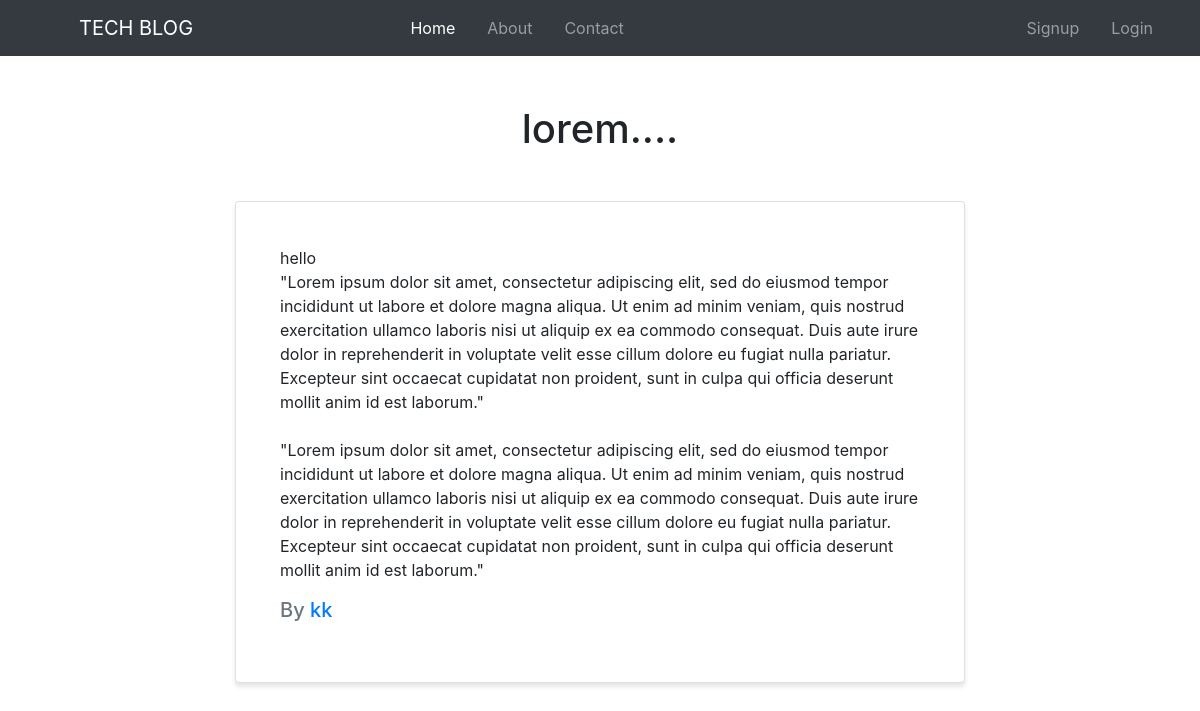
Page /blog/1/ on the committed database.
### blog/models.py (models this page shows, shortened)
class Blog(models.Model):
    title = models.CharField(max_length=200)
    cont = models.TextField()
    author = models.ForeignKey(Author, on_delete=models.CASCADE, related_name='blogs')

class Author(models.Model):
    user = models.OneToOneField(User, on_delete=models.CASCADE)
    name = models.CharField(max_length=100)
    email = models.EmailField(unique=True)

### blog/views.py (the view)
# urls.py: path('blog/<int:pk>/', views.blog_detail, name='blog_detail'),
def blog_detail(request, pk):
    blog = get_object_or_404(Blog, pk=pk)
    return render(request, 'blog/single_blog.html', {'blog': blog})

### blog/templates/blog/single_blog.html (shortened to what this page needs)
{% extends 'blog/base.html' %}
{% load static %}
{% block content %}
<div class="container">
    <h1 class="text-center mt-5">{{ blog.title }}</h1>
    <div class="row justify-content-center mt-5">
        <div class="col-md-8">
            <div class="card mb-2 p-4" style="box-shadow: 0 4px 4px rgba(0, 0, 0, 0.1);">
                <div class="card-body">
                    <p class="card-text">{{ blog.cont|linebreaksbr }}</p>
                    <p class="card-text " ><h5 class="text-muted">By <a href="{% url 'author_blogs' author_id=blog.author.pk %}">{{ blog.author.user }}</a></h5></p>
                </div>
            </div>
        </div>
    </div>
</div>
{% endblock content %}

### rows in the picture
Blog: title "lorem....", cont "hello \"Lorem ipsum dolor sit amet, consectetur adipiscing elit, sed do eiusmod tempor incididunt ut labore et dolore magna aliqua. Ut enim ad minim veniam, quis nostrud exercitation ullamco laboris nisi ut aliquip ex ea commodo consequat. Duis aute irure dolor in reprehenderit in voluptate velit esse cillum dolore eu fugiat nulla pariatur. Excepteur sint occaecat cupidatat non proident, sunt in culpa qui officia deserunt mollit anim id est laborum.\" \"Lorem ipsum dolor sit amet, consectetur adipiscing elit, sed do eiusmod tempor incididunt ut labore et dolore magna aliqua. Ut enim ad minim veniam, quis nostrud exercitation ullamco laboris nisi ut aliquip ex ea commodo consequat. Duis aute…", author.user "kk"
